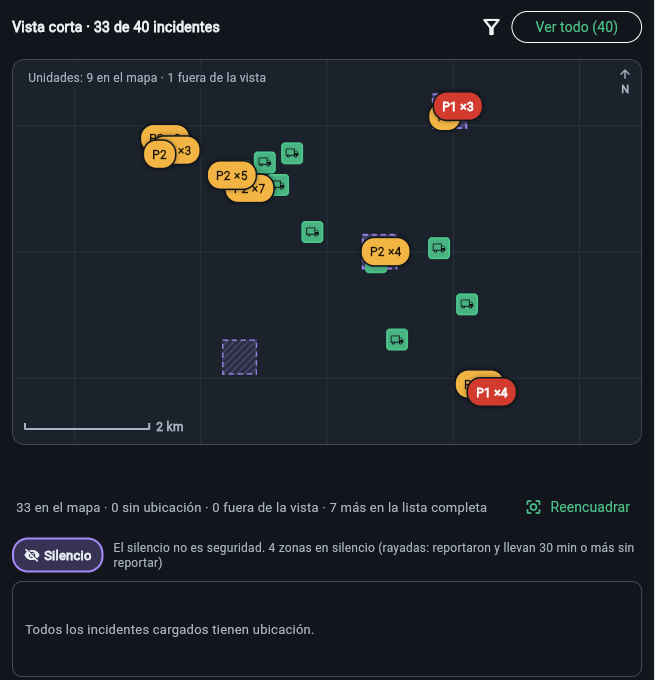
#> input picture docs/pitch/video/assets/expo-mapa-silencio-recorte.png, 655 x 680 px
$ python -i build_video.py   (imports and definitions only)
#> lines starting #> are read from the running program, lines starting #| are printed output that depends on the picture; after the words box and inside, x2 and y2 are one past the last pixel; in counts of white or black regions, pixels touching at a corner belong together
#!/usr/bin/env python3
"""Video de presentación de SARD (≤ 60 s), versión 5: metraje REAL en movimiento (la app en el simulador y el tablero navegado), un sistema de
rejilla de 12 columnas con márgenes de 120 px, cortes al compás, transiciones con desenfoque y un verificador de composición.

No necesita ffmpeg: usa `say`/`afconvert` de macOS, Pillow y el codificador de AVFoundation (`encode.swift`).

    python3 -I docs/pitch/video/build_video.py prepare    # codificador, voz y fotogramas de la app
    python3 -I docs/pitch/video/build_video.py check      # mide la composición de cada escena (centrado, área segura) y falla si algo se sale
    python3 -I docs/pitch/video/build_video.py still 12.5 # un fotograma suelto → work/still.png
    python3 -I docs/pitch/video/build_video.py render     # video + subtítulos + póster → work/salida/

Entradas (no versionadas) en `SARD_VIDEO_WORK`: `phone.mov` (grabación del simulador mientras corre `apps/mobile/integration_test/marketing_flow.dart`)
y `board_frames/` (fotogramas del tablero capturados con Playwright a ≈ 15 fps mientras se navega: lista → detalle → mapa → capa «Silencio»;
`meta.json` lleva los fps). **Voz propia:** `SARD_VOICE_DIR` con `l1`…`l6`. Salida: `*.mp4` NO se versiona; `guion.srt` sí.
"""
import array, json, math, os, pathlib, random, shutil, subprocess, sys, wave
from PIL import Image, ImageChops, ImageDraw, ImageFilter, ImageFont

ROOT = pathlib.Path(__file__).resolve().parent
WORK = pathlib.Path(os.environ.get('SARD_VIDEO_WORK', ROOT / 'work'))
ASSETS = ROOT / 'assets'
W, H, FPS = 1920, 1080, 30
M = 120                      # margen de la rejilla (área segura)
COL = (W - 2 * M - 11 * 24) / 12  # 12 columnas con medianil de 24 px
def col(i): return M + i * (COL + 24)  # borde izquierdo de la columna i (0..11)
LEFT = (M, col(6) - 12)      # columna de texto en las escenas partidas: 120 … 948
RIGHT = (col(6) + 12, W - M) # columna de medios: 972 … 1800
#> further down, picture is the input picture: PIL image 655x680 RGB; mean R, G, B 30.4, 35.4, 41.5
BG = (14, 17, 23)
RED, GREEN, BLUE, AMBER, VIOLET = (210, 59, 46), (76, 195, 138), (79, 163, 209), (242, 181, 68), (167, 139, 250)
TEXT, MUTED, SURF, LINE = (238, 241, 245), (169, 180, 194), (27, 34, 43), (44, 54, 68)
FONT_FILE = '/System/Library/Fonts/Avenir Next.ttc'
STYLE = {'Bold': 0, 'Demi': 2, 'Medium': 5, 'Regular': 7, 'Heavy': 8}
VOICE, RATE = 'Paulina', '175'
SR = 44100
BPM = 100
BEAT = 60 / BPM
CHECK = False  # en el verificador: fondo plano, sin partículas ni subtítulos, para medir sólo la composición

LINES = {
    'l1': 'Un sismo. Un apagón. Y alguien que necesita que su pedido de ayuda llegue.',
    'l2': 'SARD convierte un toque en un reporte que sobrevive. Se guarda sin red, pesa apenas treinta y tres bytes, y sale solo cuando vuelve la señal.',
    'l3': 'Cada reporte llega a una red de nodos sin jefe. Si uno cae, otro sigue; y al reunirse, vuelven a coincidir.',
    'l4': 'El tablero ordena lo urgente, explica por qué, y propone la acción. Nada se ejecuta sin la aprobación de una persona.',
    'l5': 'Y cuando una zona deja de reportar, el mapa lo marca. Porque el silencio no es seguridad.',
    'l6': 'SARD. Reportes que sobreviven. Decisiones que se pueden explicar.',
}
SUBS = {
    'l1': [('Un sismo. Un apagón.', 0.0), ('Y alguien que necesita que su pedido de ayuda llegue.', 0.36)],
    'l2': [('SARD convierte un toque en un reporte que sobrevive.', 0.0), ('Se guarda sin red, pesa apenas 33 bytes,', 0.34), ('y sale solo cuando vuelve la señal.', 0.72)],
    'l3': [('Cada reporte llega a una red de nodos sin jefe.', 0.0), ('Si uno cae, otro sigue;', 0.40), ('y al reunirse, vuelven a coincidir.', 0.66)],
    'l4': [('El tablero ordena lo urgente, explica por qué,', 0.0), ('y propone la acción.', 0.36), ('Nada se ejecuta sin la aprobación de una persona.', 0.55)],
    'l5': [('Y cuando una zona deja de reportar, el mapa lo marca.', 0.0), ('Porque el silencio no es seguridad.', 0.62)],
    'l6': [('SARD. Reportes que sobreviven.', 0.0), ('Decisiones que se pueden explicar.', 0.56)],
}
SCENES = [('hook', 6.6, 'l1'), ('phone', 12.6, 'l2'), ('red', 9.6, 'l3'), ('tablero', 10.2, 'l4'), ('silencio', 8.4, 'l5'), ('cierre', 7.2, 'l6')]
LEAD, TAIL, XFADE = 0.6, 0.9, 0.6
PHONE_START, PHONE_LEN = 16.0, 12.6   # en phone.mov: SOS a los 20,0 s, «Esperando señal» 20–23,5, «Enviado» 23,5, «2–5 personas» 27,5
SOS_BTN = (0.499, 0.229)
BOARD_DETAIL, BOARD_MAP, BOARD_SILENCE = 2.9, 6.9, 10.5  # segundos de board_frames en que ocurre cada cosa

_fonts = {}
# [4 lines left out: function font, not called in this run]


def clamp(x, a=0.0, b=1.0): return max(a, min(b, x))
def ease(x): x = clamp(x); return x * x * (3 - 2 * x)
def ease_out(x): x = clamp(x); return 1 - (1 - x) ** 3
def ease_in(x): x = clamp(x); return x * x * x
def quint(x): x = clamp(x); return 16 * x ** 5 if x < 0.5 else 1 - (-2 * x + 2) ** 5 / 2
def back_out(x):
    x = clamp(x); c1 = 1.70158; c3 = c1 + 1
    return 1 + c3 * (x - 1) ** 3 + c1 * (x - 1) ** 2
def lerp(a, b, t): return a + (b - a) * t
def seg(t, a, b): return clamp((t - a) / (b - a))


# ───────────────────────────── voz y línea de tiempo ─────────────────────────────
# [65 lines left out: functions synth_voice, wav_samples, timeline, rounded, disc, ring and 1 more, not called in this run]


def text_w(text, size, style='Bold'): return font(size, style).getlength(text)


# [29 lines left out: functions with_alpha, paste, reveal, not called in this run]


def rise(t, start, dur=0.45, dy=26):
    p = ease_out(seg(t, start, start + dur))
    return p, (1 - p) * dy


_sprites = {}
def sprite(key, make):
    if key not in _sprites: _sprites[key] = make()
    return _sprites[key]


# [47 lines left out: functions glow, zoom_frame, slide_blur, kinetic, centered_text, rule, not called in this run]


# ───────────────────────────── fondo ─────────────────────────────
PARTICLES = [(random.Random(11 + i).random(), random.Random(23 + i).random(), 2 + (i % 3), 0.10 + 0.22 * random.Random(37 + i).random(), 5 + 12 * random.Random(41 + i).random()) for i in range(56)]


# [38 lines left out: functions _make_bg, background, chip, not called in this run]


def mark(size):
    return sprite(('mark', size), lambda: Image.open(ASSETS / 'sard-mark.png').convert('RGBA').crop((190, 190, 834, 834)).resize((size, size), Image.LANCZOS))


# [35 lines left out: functions header, make_x, cursor_sprite, pulse_ring, not called in this run]


def counter(f, value, suffix, x, y, size, color, a=1.0):
    paste(f, text_layer(f'{value:,}'.replace(',', ' ') + suffix, size, 'Heavy', color), x, y, a)


# [12 lines left out: function device_frame, not called in this run]


_board_cache = {}
# [54 lines left out: functions board_frame, phone_frame_image, pulse_line, scene_hook, not called in this run]


# ───────────────────────────── escena 1 · la app (metraje real) ─────────────────────────────
SC_W, SC_H = 350, 760  # pantalla del teléfono (proporción 1206 × 2622)
PH_BEZEL = 14
PH_W, PH_H = SC_W + 2 * PH_BEZEL, SC_H + 2 * PH_BEZEL
PH_X = (RIGHT[0] + RIGHT[1]) / 2 - PH_W / 2   # centrado en la columna de medios
PH_Y = (H - PH_H) / 2                          # centrado en alto
STEPS = [
    (4.0, '01', 'Un toque', 'Se guarda al instante.', RED),
    (4.9, '02', 'Sin red, no se pierde', 'Queda en el teléfono: «Esperando señal».', AMBER),
    (7.6, '03', 'Sale sola al volver la señal', '«Enviado a un nodo».', GREEN),
    (11.5, '04', 'Los detalles, después', 'Cuántas personas, una frase: el mismo reporte.', BLUE),
]


# [38 lines left out: function scene_phone, not called in this run]


# ───────────────────────────── escena 2 · la red ─────────────────────────────
NY = 600
NODES = {'A': (720, NY - 130), 'B': (720, NY + 130), 'C': (1100, NY)}
PHONE_POS, BOARD_POS = (330, NY), (1590, NY)


# [8 lines left out: function node_sprite, not called in this run]


def along(p, q, s): return (lerp(p[0], q[0], s), lerp(p[1], q[1], s))


# [64 lines left out: functions packet, scene_red, not called in this run]


# ───────────────────────────── escena 3 · el tablero (metraje real) ─────────────────────────────
WIN_W, WIN_H, BAR = 1440, 900, 40
WIN_S = 0.80                       # la ventana se muestra al 80 % (1152 × 720 + barra) para respetar la rejilla
WIN_X = (W - WIN_W * WIN_S) / 2
WIN_Y = 120


# [54 lines left out: functions window_bar, browser, scene_tablero, not called in this run]


# ───────────────────────────── escena 4 · el mapa (metraje real) ─────────────────────────────
ZONAS = [(448, 325), (380, 464), (239, 572), (490, 621)]  # centros de las zonas rayadas en la captura de 1440 × 900 (mapa en la columna izquierda)


# [67 lines left out: functions scene_silencio, scene_cierre, not called in this run]


SCENE_FN = {'hook': scene_hook, 'phone': scene_phone, 'red': scene_red, 'tablero': scene_tablero, 'silencio': scene_silencio, 'cierre': scene_cierre}


# ───────────────────────────── subtítulos, progreso y fotograma ─────────────────────────────
# [243 lines left out: functions subtitle_cues, draw_subtitle, frame_at, process_voice, noise_sweep, kick and 5 more, not called in this run]


# ───────────────────────────── verificador de composición ─────────────────────────────
def content_bbox(img, x0=0, x1=W, y0=0, y1=H, thr=6):
    """Caja de lo que no es fondo dentro de una región (diferencia con el color de fondo mayor que `thr`)."""
#> called with x0 = 0, x1 = 1920, y0 = 0, y1 = 1080, thr = 6
    reg = img.crop((x0, y0, x1, y1)).convert('RGB')
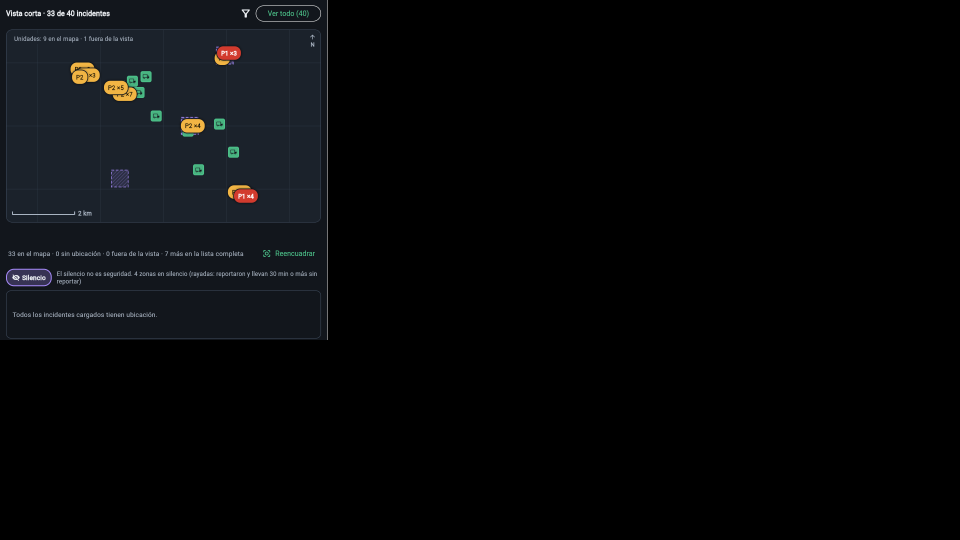
#> reg: PIL image 1920x1080 RGB (shown at 1/2 size); mean R, G, B 6.5, 7.6, 8.9
    diff = ImageChops.difference(reg, Image.new('RGB', reg.size, BG)).convert('L').point(lambda v: 255 if v > thr else 0)
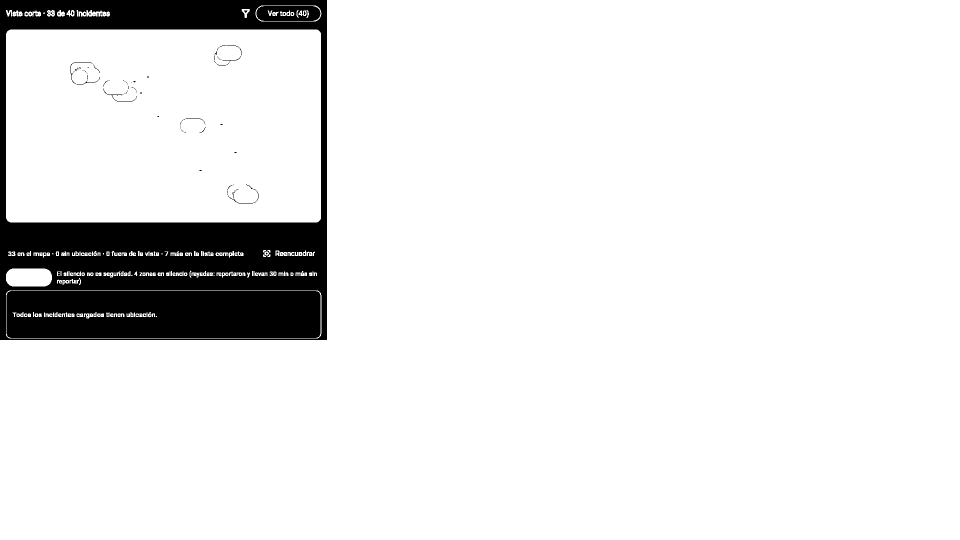
#> diff: PIL image 1920x1080 L (shown at 1/2 size); 90.9% white; 259 black regions (246 under 20 px), largest, box (x1, y1, x2, y2) and area: (0, 0, 654, 680) 126534, (13, 582, 641, 676) 57430, (513, 12, 641, 42) 3098
    bb = diff.getbbox()
#> bb = (0, 0, 1920, 1080)
    return None if bb is None else (bb[0] + x0, bb[1] + y0, bb[2] + x0, bb[3] + y0)


CHECKS = [  # (escena, segundo local, qué se comprueba)
    ('hook', 4.5, 'centered'), ('phone', 9.0, 'split'), ('red', 2.5, 'centered'), ('red', 7.5, 'centered'),
    ('tablero', 5.0, 'centered'), ('silencio', 6.0, 'split'), ('cierre', 4.0, 'centered'),
]


# [92 lines left out: functions check, encoder, prepare, still, render, not called in this run]


# [7 lines not run here, left out]

>>> from PIL import Image
>>> picture = Image.open('assets/expo-mapa-silencio-recorte.png')
>>> result = content_bbox(picture)
#> result = (0, 0, 1920, 1080)
